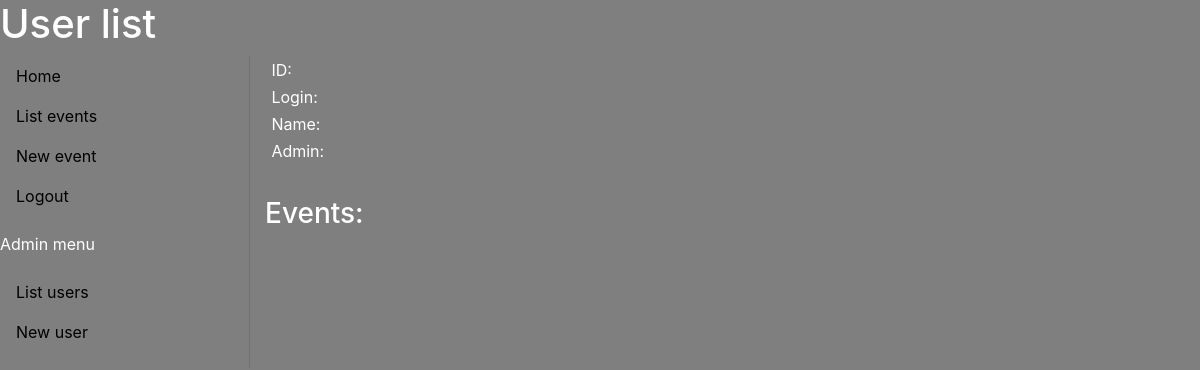
The page /users/5 on the database as committed earlier.
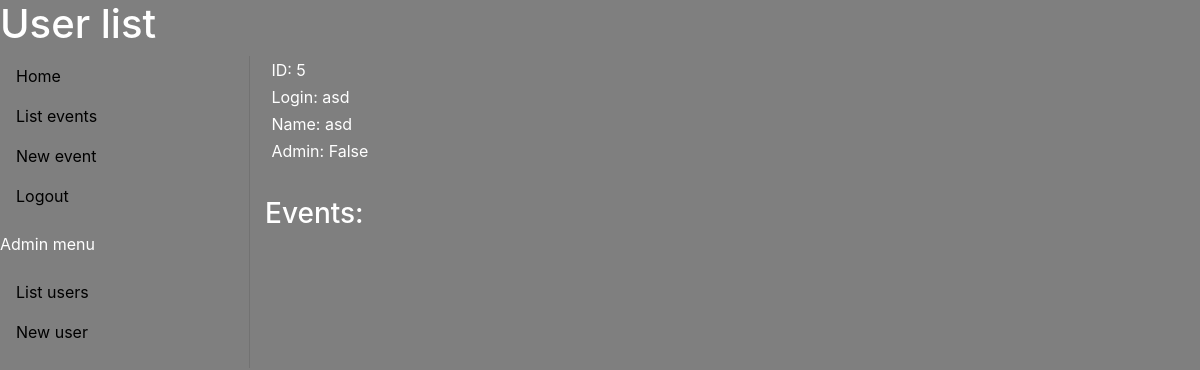
The same page on the database as committed later.
### models/calendar_model.py (models this page shows)
class User(SQLModel, table=True):
    id: Optional[int] = Field(default=None, primary_key=True, nullable=False)
    user_name: str = Field(index=True)
    name: str = Field(index=True)
    admin: bool = Field(nullable=True)
    password: str = Field(nullable=False)
    events: List["Event"] = Relationship(back_populates="users")

### views/user.py (the view)
@app.route('/users/<id>', methods=['GET', 'POST', 'PATCH', 'DELETE'])
def user_manager(id):
    match request.method:
        case 'GET':
            users_list = listUsers(id)
            print(users_list)
            return render_template('list_single_user.html', title = 'User list', user=users_list)
        case 'POST':
            pass
        case 'PATCH':
            isAdmin = False
            if request.form['admin'] == "True":
                isAdmin = True
            updateUser(id, request.form['name'], isAdmin )
            return redirect(url_for("home")), 200
        case 'DELETE':
            deleteUser(id)
            flash("Usuário deletado")
            return "APAGOU!"
        case _:
            pass

### controller/users_controller.py (called while the page is built)
def listUsers(id=None, user_name=None):
    with Session(engine) as session:
        if id is not None or user_name is not None:
            statement = select(User).where(User.id == id).options(selectinload(User.events))
            user = session.exec(statement)
            return user.first()
        else:
            statement = select(User).options(selectinload(User.events))
            user = session.exec(statement)
            return user.all()

### templates/list_single_user.html (shortened to what this page needs)
{% extends "template.html" %}
{% block content %}
<body>
    <div class="container">
        <ul class="list__user">
                <li>ID: {{ user.id }} </li>
                <li>Login: {{ user.user_name }}</li>
                <li>Name: {{ user.name }}</li>
                <li>Admin: {{ user.admin }}</li>
        </ul>
        <h3>Events:</h3>
    </div>
</body>
{% endblock content %}

Rows that differ between the two databases and show on the page:
added User: id "5", user_name "asd", name "asd", admin "False"
